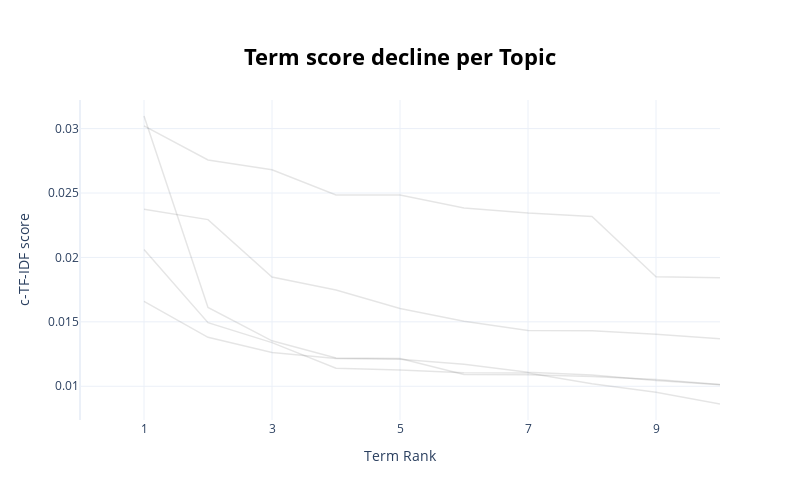

Notebook code cell kept with this figure:
### Code cell
topic_model.visualize_term_rank()

### Figure 1 — Plotly figure (JSON) as saved in the notebook; plotly's stock layout.template omitted (floating-point values rounded to 4 significant figures)
{"data": [{"hovertext": "<b>Topic -1</b>:data_recurrence_network_shm_soften", "line": {"color": "black", "width": 1.5}, "mode": "lines+lines", "name": "", "opacity": 0.1, "type": "scatter", "x": [1, 2, 3, 4, 5, 6, 7, 8, 9, 10], "y": [0.03021, 0.02756, 0.02681, 0.02485, 0.02485, 0.02384, 0.02344, 0.02318, 0.0185, 0.01841]}, {"hovertext": "<b>Topic 0</b>:galaxies_mass_data_formation_star_s", "line": {"color": "black", "width": 1.5}, "mode": "lines+lines", "name": "", "opacity": 0.1, "type": "scatter", "x": [1, 2, 3, 4, 5, 6, 7, 8, 9, 10], "y": [0.02061, 0.01493, 0.01339, 0.0114, 0.01126, 0.01105, 0.01102, 0.0102, 0.009529, 0.008623]}, {"hovertext": "<b>Topic 1</b>:quantum_graphene_optical_spin_state", "line": {"color": "black", "width": 1.5}, "mode": "lines+lines", "name": "", "opacity": 0.1, "type": "scatter", "x": [1, 2, 3, 4, 5, 6, 7, 8, 9, 10], "y": [0.03098, 0.01611, 0.01353, 0.0122, 0.01215, 0.01092, 0.01089, 0.01076, 0.01052, 0.01014]}, {"hovertext": "<b>Topic 2</b>:climate_global_ocean_carbon_aerosol", "line": {"color": "black", "width": 1.5}, "mode": "lines+lines", "name": "", "opacity": 0.1, "type": "scatter", "x": [1, 2, 3, 4, 5, 6, 7, 8, 9, 10], "y": [0.0166, 0.0138, 0.01261, 0.01216, 0.01209, 0.0117, 0.01109, 0.01087, 0.01044, 0.01012]}, {"hovertext": "<b>Topic 3</b>:theory_models_model_gauge_scalar_ne", "line": {"color": "black", "width": 1.5}, "mode": "lines+lines", "name": "", "opacity": 0.1, "type": "scatter", "x": [1, 2, 3, 4, 5, 6, 7, 8, 9, 10], "y": [0.02374, 0.02293, 0.01847, 0.01747, 0.01604, 0.01505, 0.01432, 0.01431, 0.01404, 0.01368]}], "layout": {"height": 500, "hoverlabel": {"bgcolor": "white", "font": {"family": "Rockwell", "size": 16}}, "showlegend": false, "title": {"font": {"color": "Black", "size": 22}, "text": "<b>Term score decline per Topic</b>", "x": 0.5, "xanchor": "center", "y": 0.9, "yanchor": "top"}, "width": 800, "xaxis": {"dtick": 2, "range": [0, 10], "tick0": 1, "title": {"text": "Term Rank"}}, "yaxis": {"title": {"text": "c-TF-IDF score"}}}}
